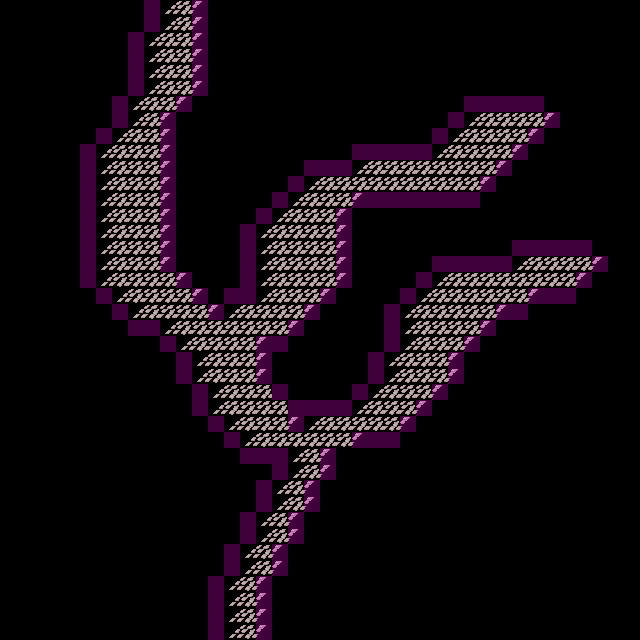

This is a level from a 2D game, rendered from its Tiled map with the project's own tilesets. A one-line summary and the complete map file follow:
An orthogonal 40x40 tile map with 16x16 px tiles, 2 tile layers (floor, collision).

<map version="1.5" tiledversion="2021.03.23" orientation="orthogonal" renderorder="right-down" width="40" height="40" tilewidth="16" tileheight="16" infinite="0" nextlayerid="3" nextobjectid="1">
 <properties>
  <property name="clamp_camera" type="bool" value="true" />
  <property name="default_pos" value="15,37" />
  <property name="edges">{
	"up": {
		"type": "warp",
		"map": "petals/petals_maze_1.tmx",
		"pos": { 
			"x": {
				"type": "player",
				"property": "x"
			}, 
			"y":  37
		},
		"transition": {
			"type": "fade",
			"music": false
		}
	}
}</property>
  <property name="music" value="res/audio/music/petal.ogg" />
 </properties>
 <tileset firstgid="1" source="petals_tiles.tsx" />
 <layer id="1" name="floor" width="40" height="40">
  <data encoding="csv">
0,0,0,0,0,0,0,0,0,0,17,25,33,0,0,0,0,0,0,0,0,0,0,0,0,0,0,0,0,0,0,0,0,0,0,0,0,0,0,0,
0,0,0,0,0,0,0,0,0,0,17,25,33,0,0,0,0,0,0,0,0,0,0,0,0,0,0,0,0,0,0,0,0,0,0,0,0,0,0,0,
0,0,0,0,0,0,0,0,0,17,25,25,33,0,0,0,0,0,0,0,0,0,0,0,0,0,0,0,0,0,0,0,0,0,0,0,0,0,0,0,
0,0,0,0,0,0,0,0,0,17,25,25,33,0,0,0,0,0,0,0,0,0,0,0,0,0,0,0,0,0,0,0,0,0,0,0,0,0,0,0,
0,0,0,0,0,0,0,0,0,17,25,25,33,0,0,0,0,0,0,0,0,0,0,0,0,0,0,0,0,0,0,0,0,0,0,0,0,0,0,0,
0,0,0,0,0,0,0,0,0,17,25,25,33,0,0,0,0,0,0,0,0,0,0,0,0,0,0,0,0,0,0,0,0,0,0,0,0,0,0,0,
0,0,0,0,0,0,0,0,17,25,25,33,0,0,0,0,0,0,0,0,0,0,0,0,0,0,0,0,0,0,0,0,0,0,0,0,0,0,0,0,
0,0,0,0,0,0,0,0,17,25,33,0,0,0,0,0,0,0,0,0,0,0,0,0,0,0,0,0,0,17,25,25,25,25,33,0,0,0,0,0,
0,0,0,0,0,0,0,17,25,25,33,0,0,0,0,0,0,0,0,0,0,0,0,0,0,0,0,0,17,25,25,25,25,33,0,0,0,0,0,0,
0,0,0,0,0,0,17,25,25,25,33,0,0,0,0,0,0,0,0,0,0,0,0,0,0,0,0,17,25,25,25,25,33,0,0,0,0,0,0,0,
0,0,0,0,0,0,17,25,25,25,33,0,0,0,0,0,0,0,0,0,0,0,17,25,25,25,25,25,25,25,25,33,0,0,0,0,0,0,0,0,
0,0,0,0,0,0,17,25,25,25,33,0,0,0,0,0,0,0,0,17,25,25,25,25,25,25,25,25,25,25,33,0,0,0,0,0,0,0,0,0,
0,0,0,0,0,0,17,25,25,25,33,0,0,0,0,0,0,0,17,25,25,25,33,0,0,0,0,0,0,0,0,0,0,0,0,0,0,0,0,0,
0,0,0,0,0,0,17,25,25,25,33,0,0,0,0,0,0,17,25,25,25,33,0,0,0,0,0,0,0,0,0,0,0,0,0,0,0,0,0,0,
0,0,0,0,0,0,17,25,25,25,33,0,0,0,0,0,17,25,25,25,25,33,0,0,0,0,0,0,0,0,0,0,0,0,0,0,0,0,0,0,
0,0,0,0,0,0,17,25,25,25,33,0,0,0,0,0,17,25,25,25,25,33,0,0,0,0,0,0,0,0,0,0,0,0,0,0,0,0,0,0,
0,0,0,0,0,0,17,25,25,25,33,0,0,0,0,0,17,25,25,25,25,33,0,0,0,0,0,0,0,0,0,0,17,25,25,25,25,33,0,0,
0,0,0,0,0,0,17,25,25,25,25,33,0,0,0,0,17,25,25,25,25,33,0,0,0,0,0,17,25,25,25,25,25,25,25,25,33,0,0,0,
0,0,0,0,0,0,0,17,25,25,25,25,33,0,0,0,17,25,25,25,33,0,0,0,0,0,17,25,25,25,25,25,25,33,0,0,0,0,0,0,
0,0,0,0,0,0,0,0,17,25,25,25,25,33,17,25,25,25,25,33,0,0,0,0,0,17,25,25,25,25,25,33,0,0,0,0,0,0,0,0,
0,0,0,0,0,0,0,0,0,0,17,25,25,25,25,25,25,25,33,0,0,0,0,0,0,17,25,25,25,25,33,0,0,0,0,0,0,0,0,0,
0,0,0,0,0,0,0,0,0,0,0,17,25,25,25,25,33,0,0,0,0,0,0,0,0,17,25,25,25,33,0,0,0,0,0,0,0,0,0,0,
0,0,0,0,0,0,0,0,0,0,0,0,17,25,25,25,33,0,0,0,0,0,0,0,17,25,25,25,33,0,0,0,0,0,0,0,0,0,0,0,
0,0,0,0,0,0,0,0,0,0,0,0,17,25,25,25,33,0,0,0,0,0,0,0,17,25,25,25,33,0,0,0,0,0,0,0,0,0,0,0,
0,0,0,0,0,0,0,0,0,0,0,0,0,17,25,25,25,0,0,0,0,0,0,17,25,25,25,33,0,0,0,0,0,0,0,0,0,0,0,0,
0,0,0,0,0,0,0,0,0,0,0,0,0,17,25,25,25,25,0,0,0,0,17,25,25,25,33,0,0,0,0,0,0,0,0,0,0,0,0,0,
0,0,0,0,0,0,0,0,0,0,0,0,0,0,17,25,25,25,33,17,25,25,25,25,25,33,0,0,0,0,0,0,0,0,0,0,0,0,0,0,
0,0,0,0,0,0,0,0,0,0,0,0,0,0,0,17,25,25,25,25,25,25,33,0,0,0,0,0,0,0,0,0,0,0,0,0,0,0,0,0,
0,0,0,0,0,0,0,0,0,0,0,0,0,0,0,0,0,0,17,25,33,0,0,0,0,0,0,0,0,0,0,0,0,0,0,0,0,0,0,0,
0,0,0,0,0,0,0,0,0,0,0,0,0,0,0,0,0,0,17,25,33,0,0,0,0,0,0,0,0,0,0,0,0,0,0,0,0,0,0,0,
0,0,0,0,0,0,0,0,0,0,0,0,0,0,0,0,0,17,25,33,0,0,0,0,0,0,0,0,0,0,0,0,0,0,0,0,0,0,0,0,
0,0,0,0,0,0,0,0,0,0,0,0,0,0,0,0,0,17,25,33,0,0,0,0,0,0,0,0,0,0,0,0,0,0,0,0,0,0,0,0,
0,0,0,0,0,0,0,0,0,0,0,0,0,0,0,0,17,25,33,0,0,0,0,0,0,0,0,0,0,0,0,0,0,0,0,0,0,0,0,0,
0,0,0,0,0,0,0,0,0,0,0,0,0,0,0,0,17,25,33,0,0,0,0,0,0,0,0,0,0,0,0,0,0,0,0,0,0,0,0,0,
0,0,0,0,0,0,0,0,0,0,0,0,0,0,0,17,25,33,0,0,0,0,0,0,0,0,0,0,0,0,0,0,0,0,0,0,0,0,0,0,
0,0,0,0,0,0,0,0,0,0,0,0,0,0,0,17,25,33,0,0,0,0,0,0,0,0,0,0,0,0,0,0,0,0,0,0,0,0,0,0,
0,0,0,0,0,0,0,0,0,0,0,0,0,0,17,25,33,0,0,0,0,0,0,0,0,0,0,0,0,0,0,0,0,0,0,0,0,0,0,0,
0,0,0,0,0,0,0,0,0,0,0,0,0,0,17,25,33,0,0,0,0,0,0,0,0,0,0,0,0,0,0,0,0,0,0,0,0,0,0,0,
0,0,0,0,0,0,0,0,0,0,0,0,0,0,17,25,33,0,0,0,0,0,0,0,0,0,0,0,0,0,0,0,0,0,0,0,0,0,0,0,
0,0,0,0,0,0,0,0,0,0,0,0,0,0,17,25,33,0,0,0,0,0,0,0,0,0,0,0,0,0,0,0,0,0,0,0,0,0,0,0
</data>
 </layer>
 <layer id="2" name="collision" width="40" height="40" opacity="0.25">
  <properties>
   <property name="draw" type="bool" value="false" />
  </properties>
  <data encoding="csv">
0,0,0,0,0,0,0,0,0,9,0,0,9,0,0,0,0,0,0,0,0,0,0,0,0,0,0,0,0,0,0,0,0,0,0,0,0,0,0,0,
0,0,0,0,0,0,0,0,0,9,0,0,9,0,0,0,0,0,0,0,0,0,0,0,0,0,0,0,0,0,0,0,0,0,0,0,0,0,0,0,
0,0,0,0,0,0,0,0,9,0,0,0,9,0,0,0,0,0,0,0,0,0,0,0,0,0,0,0,0,0,0,0,0,0,0,0,0,0,0,0,
0,0,0,0,0,0,0,0,9,0,0,0,9,0,0,0,0,0,0,0,0,0,0,0,0,0,0,0,0,0,0,0,0,0,0,0,0,0,0,0,
0,0,0,0,0,0,0,0,9,0,0,0,9,0,0,0,0,0,0,0,0,0,0,0,0,0,0,0,0,0,0,0,0,0,0,0,0,0,0,0,
0,0,0,0,0,0,0,0,9,0,0,0,9,0,0,0,0,0,0,0,0,0,0,0,0,0,0,0,0,0,0,0,0,0,0,0,0,0,0,0,
0,0,0,0,0,0,0,9,0,0,0,9,0,0,0,0,0,0,0,0,0,0,0,0,0,0,0,0,0,9,9,9,9,9,0,0,0,0,0,0,
0,0,0,0,0,0,0,9,0,0,9,0,0,0,0,0,0,0,0,0,0,0,0,0,0,0,0,0,9,0,0,0,0,0,9,0,0,0,0,0,
0,0,0,0,0,0,9,0,0,0,9,0,0,0,0,0,0,0,0,0,0,0,0,0,0,0,0,9,0,0,0,0,0,9,0,0,0,0,0,0,
0,0,0,0,0,9,0,0,0,0,9,0,0,0,0,0,0,0,0,0,0,0,9,9,9,9,9,0,0,0,0,0,9,0,0,0,0,0,0,0,
0,0,0,0,0,9,0,0,0,0,9,0,0,0,0,0,0,0,0,9,9,9,0,0,0,0,0,0,0,0,0,9,0,0,0,0,0,0,0,0,
0,0,0,0,0,9,0,0,0,0,9,0,0,0,0,0,0,0,9,0,0,0,0,0,0,0,0,0,0,0,9,0,0,0,0,0,0,0,0,0,
0,0,0,0,0,9,0,0,0,0,9,0,0,0,0,0,0,9,0,0,0,0,9,9,9,9,9,9,9,9,0,0,0,0,0,0,0,0,0,0,
0,0,0,0,0,9,0,0,0,0,9,0,0,0,0,0,9,0,0,0,0,9,0,0,0,0,0,0,0,0,0,0,0,0,0,0,0,0,0,0,
0,0,0,0,0,9,0,0,0,0,9,0,0,0,0,9,0,0,0,0,0,9,0,0,0,0,0,0,0,0,0,0,0,0,0,0,0,0,0,0,
0,0,0,0,0,9,0,0,0,0,9,0,0,0,0,9,0,0,0,0,0,9,0,0,0,0,0,0,0,0,0,0,9,9,9,9,9,0,0,0,
0,0,0,0,0,9,0,0,0,0,9,0,0,0,0,9,0,0,0,0,0,9,0,0,0,0,0,9,9,9,9,9,0,0,0,0,0,9,0,0,
0,0,0,0,0,9,0,0,0,0,0,9,0,0,0,9,0,0,0,0,0,9,0,0,0,0,9,0,0,0,0,0,0,0,0,0,9,0,0,0,
0,0,0,0,0,0,9,0,0,0,0,0,9,0,9,9,0,0,0,0,9,0,0,0,0,9,0,0,0,0,0,0,0,9,9,9,0,0,0,0,
0,0,0,0,0,0,0,9,0,0,0,0,0,9,0,0,0,0,0,9,0,0,0,0,9,0,0,0,0,0,0,9,9,0,0,0,0,0,0,0,
0,0,0,0,0,0,0,0,9,9,0,0,0,0,0,0,0,0,9,0,0,0,0,0,9,0,0,0,0,0,9,0,0,0,0,0,0,0,0,0,
0,0,0,0,0,0,0,0,0,0,9,0,0,0,0,0,9,9,0,0,0,0,0,0,9,0,0,0,0,9,0,0,0,0,0,0,0,0,0,0,
0,0,0,0,0,0,0,0,0,0,0,9,0,0,0,0,9,0,0,0,0,0,0,9,0,0,0,0,9,0,0,0,0,0,0,0,0,0,0,0,
0,0,0,0,0,0,0,0,0,0,0,9,0,0,0,0,9,0,0,0,0,0,0,9,0,0,0,0,9,0,0,0,0,0,0,0,0,0,0,0,
0,0,0,0,0,0,0,0,0,0,0,0,9,0,0,0,0,9,0,0,0,0,9,0,0,0,0,9,0,0,0,0,0,0,0,0,0,0,0,0,
0,0,0,0,0,0,0,0,0,0,0,0,9,0,0,0,0,0,9,9,9,9,0,0,0,0,9,0,0,0,0,0,0,0,0,0,0,0,0,0,
0,0,0,0,0,0,0,0,0,0,0,0,0,9,0,0,0,0,9,0,0,0,0,0,0,9,0,0,0,0,0,0,0,0,0,0,0,0,0,0,
0,0,0,0,0,0,0,0,0,0,0,0,0,0,9,0,0,0,0,0,0,0,9,9,9,0,0,0,0,0,0,0,0,0,0,0,0,0,0,0,
0,0,0,0,0,0,0,0,0,0,0,0,0,0,0,9,9,9,0,0,9,0,0,0,0,0,0,0,0,0,0,0,0,0,0,0,0,0,0,0,
0,0,0,0,0,0,0,0,0,0,0,0,0,0,0,0,0,9,0,0,9,0,0,0,0,0,0,0,0,0,0,0,0,0,0,0,0,0,0,0,
0,0,0,0,0,0,0,0,0,0,0,0,0,0,0,0,9,0,0,9,0,0,0,0,0,0,0,0,0,0,0,0,0,0,0,0,0,0,0,0,
0,0,0,0,0,0,0,0,0,0,0,0,0,0,0,0,9,0,0,9,0,0,0,0,0,0,0,0,0,0,0,0,0,0,0,0,0,0,0,0,
0,0,0,0,0,0,0,0,0,0,0,0,0,0,0,9,0,0,9,0,0,0,0,0,0,0,0,0,0,0,0,0,0,0,0,0,0,0,0,0,
0,0,0,0,0,0,0,0,0,0,0,0,0,0,0,9,0,0,9,0,0,0,0,0,0,0,0,0,0,0,0,0,0,0,0,0,0,0,0,0,
0,0,0,0,0,0,0,0,0,0,0,0,0,0,9,0,0,9,0,0,0,0,0,0,0,0,0,0,0,0,0,0,0,0,0,0,0,0,0,0,
0,0,0,0,0,0,0,0,0,0,0,0,0,0,9,0,0,9,0,0,0,0,0,0,0,0,0,0,0,0,0,0,0,0,0,0,0,0,0,0,
0,0,0,0,0,0,0,0,0,0,0,0,0,9,0,0,9,0,0,0,0,0,0,0,0,0,0,0,0,0,0,0,0,0,0,0,0,0,0,0,
0,0,0,0,0,0,0,0,0,0,0,0,0,9,0,0,9,0,0,0,0,0,0,0,0,0,0,0,0,0,0,0,0,0,0,0,0,0,0,0,
0,0,0,0,0,0,0,0,0,0,0,0,0,9,0,0,9,0,0,0,0,0,0,0,0,0,0,0,0,0,0,0,0,0,0,0,0,0,0,0,
0,0,0,0,0,0,0,0,0,0,0,0,0,9,0,0,9,0,0,0,0,0,0,0,0,0,0,0,0,0,0,0,0,0,0,0,0,0,0,0
</data>
 </layer>
</map>